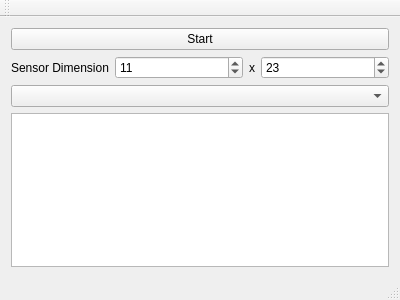
<?xml version="1.0" encoding="UTF-8"?>
<ui version="4.0">
 <class>MainWindow</class>
 <widget class="QMainWindow" name="MainWindow">
  <property name="geometry">
   <rect>
    <x>0</x>
    <y>0</y>
    <width>400</width>
    <height>300</height>
   </rect>
  </property>
  <property name="windowTitle">
   <string>MainWindow</string>
  </property>
  <widget class="QWidget" name="centralWidget">
   <layout class="QGridLayout" name="gridLayout">
    <item row="0" column="0">
     <layout class="QVBoxLayout" name="verticalLayout">
      <item>
       <layout class="QHBoxLayout" name="horizontalLayout">
        <item>
         <widget class="QPushButton" name="Button_Start">
          <property name="text">
           <string>Start</string>
          </property>
         </widget>
        </item>
       </layout>
      </item>
      <item>
       <layout class="QHBoxLayout" name="horizontalLayout_2" stretch="0,1,0,1">
        <item>
         <widget class="QLabel" name="label">
          <property name="text">
           <string>Sensor Dimension</string>
          </property>
         </widget>
        </item>
        <item>
         <widget class="QSpinBox" name="DIM_X">
          <property name="minimum">
           <number>1</number>
          </property>
          <property name="maximum">
           <number>32</number>
          </property>
          <property name="value">
           <number>11</number>
          </property>
         </widget>
        </item>
        <item>
         <widget class="QLabel" name="label_2">
          <property name="text">
           <string>x</string>
          </property>
         </widget>
        </item>
        <item>
         <widget class="QSpinBox" name="DIM_Y">
          <property name="minimum">
           <number>1</number>
          </property>
          <property name="maximum">
           <number>32</number>
          </property>
          <property name="value">
           <number>23</number>
          </property>
         </widget>
        </item>
       </layout>
      </item>
      <item>
       <widget class="QComboBox" name="ComboBox_Ports"/>
      </item>
      <item>
       <widget class="QTextEdit" name="textOutput"/>
      </item>
     </layout>
    </item>
   </layout>
  </widget>
  <widget class="QMenuBar" name="menuBar">
   <property name="geometry">
    <rect>
     <x>0</x>
     <y>0</y>
     <width>400</width>
     <height>26</height>
    </rect>
   </property>
  </widget>
  <widget class="QToolBar" name="mainToolBar">
   <attribute name="toolBarArea">
    <enum>TopToolBarArea</enum>
   </attribute>
   <attribute name="toolBarBreak">
    <bool>false</bool>
   </attribute>
  </widget>
  <widget class="QStatusBar" name="statusBar"/>
 </widget>
 <layoutdefault spacing="6" margin="11"/>
 <resources/>
 <connections/>
</ui>
